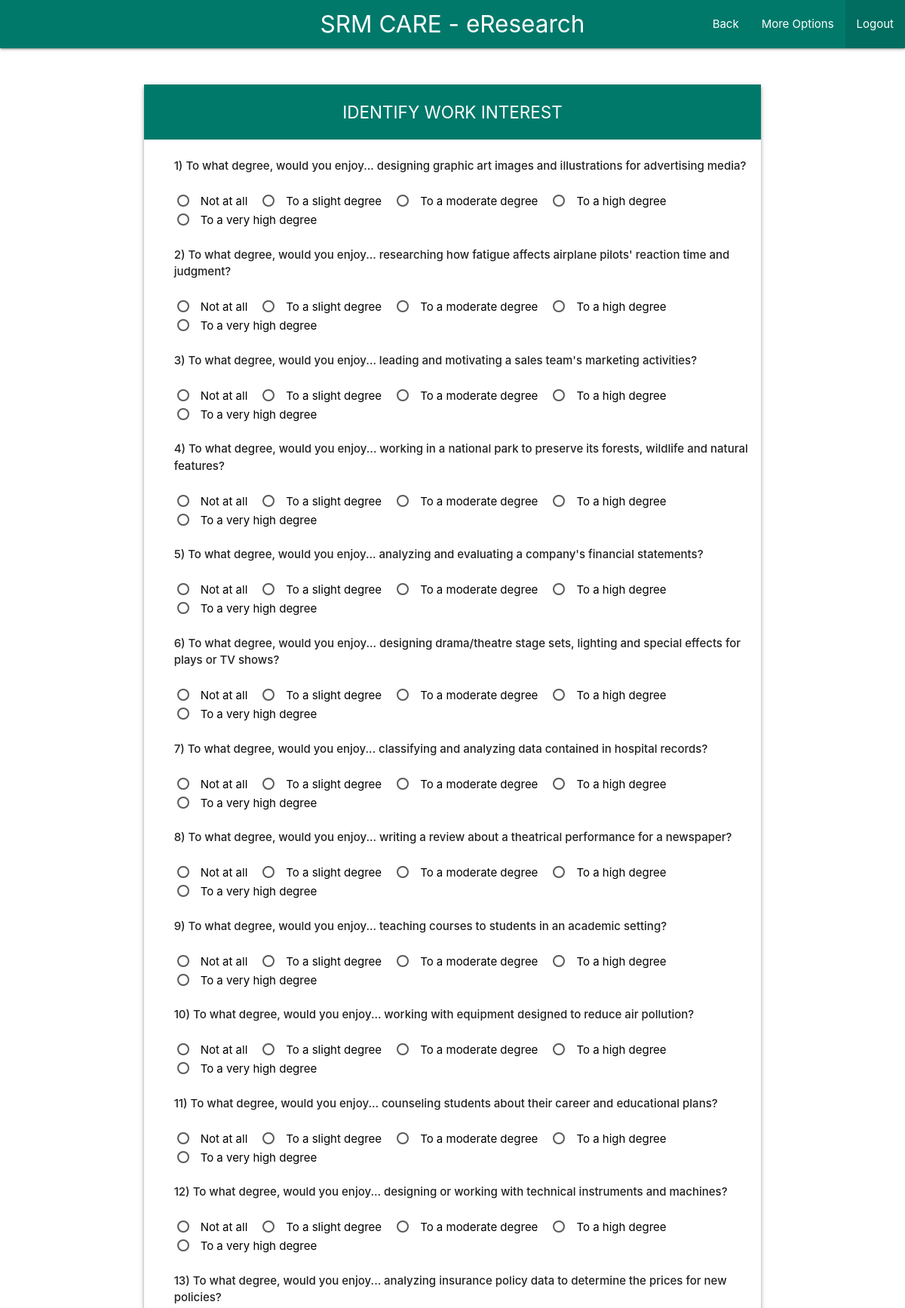
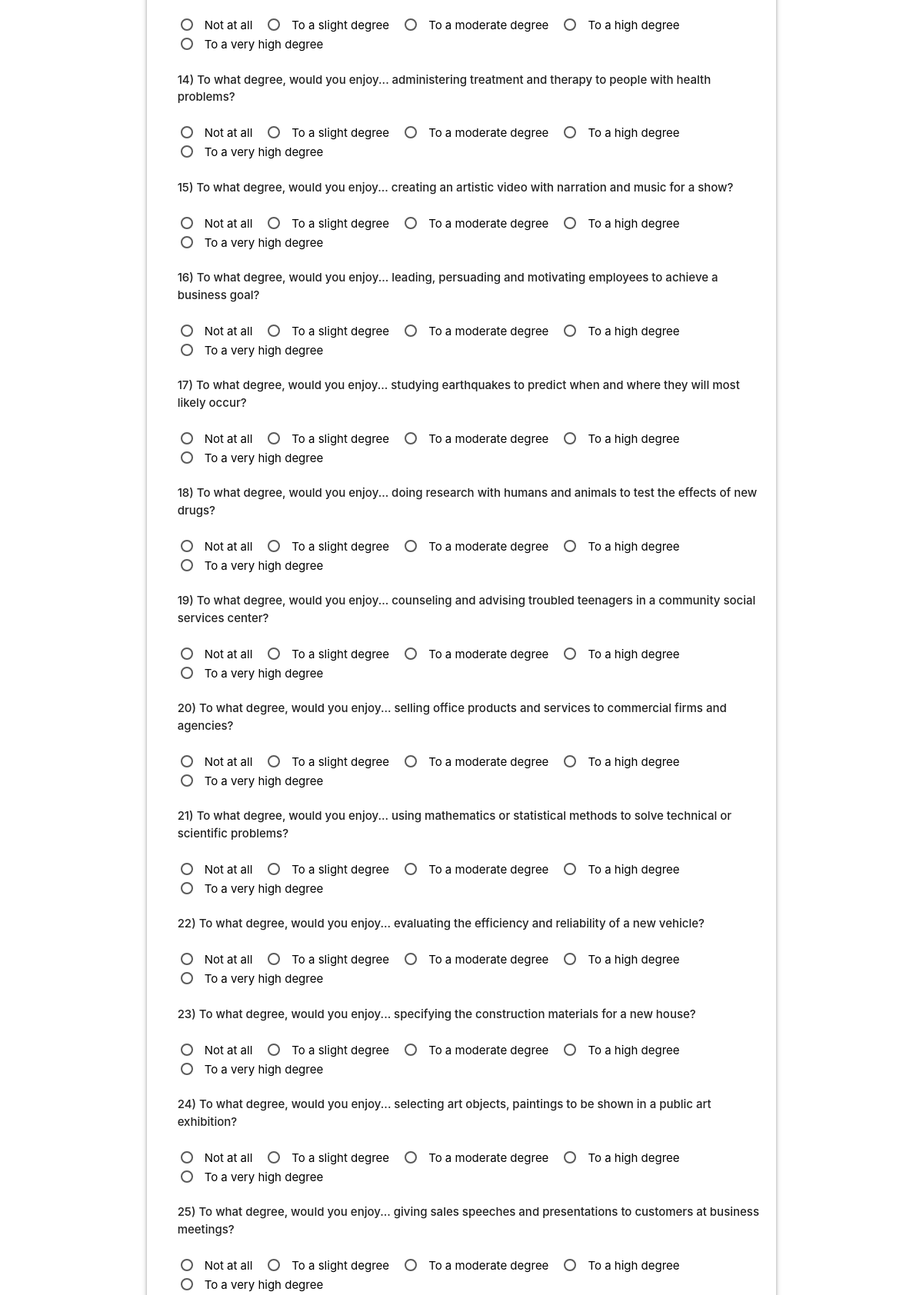
The app's page /login/user/identify/work.php (signed in, upper part) with its own data (2 pictures, top to bottom).
### tables this page shows
CREATE TABLE `work` (
  `id` int(11) NOT NULL,
  `question` text NOT NULL
);

### includes/general.php (called while the page is built, shortened)
<?php
$nav_title="SRM CARE - eResearch";
$color="teal darken-2";
?>

### login/user/identify/work.php (the view, shortened to what this page needs)
<?php
    include_once("../../../includes/config.php");
    include_once("../../../includes/general.php");
?>
<html>
    <head>
      <link type="text/css" rel="stylesheet" href="../../../css/materialize.min.css"  media="screen,projection"/>
      <link href="../../css/material-icons.css" rel="stylesheet">
    </head>
    <body>
 <nav>
    <div class="<?php echo $color; ?> nav-wrapper">
      <a href="#!" class="brand-logo hide-on-small-only center"><?php echo $nav_title; ?></a>
      <ul id="nav-mobile" class="right hide-on-med-and-down">
        <li><a href="index.php">Back</a></li>
        <li><a class="dropdown-trigger" data-target="dropdown1">More Options</a></li>
        <li class="active"><a href="../../../index.php">Logout</a></li>
      </ul>
    </div>
  </nav>
    <div class="container">
      <div class="row">
        <div class="col s12">
          <div class="card z-depth-2">
             <div id="l1" class="login center-align <?php echo $color; ?> white-text">IDENTIFY WORK INTEREST</div>
            <div class="card-content">
                <div class="row work" style="margin-left: 2%;">
                  <?php
                    $sql = "SELECT * FROM work";
                    if($result = mysqli_query($conn, $sql)) {
                      while($row = mysqli_fetch_assoc($result)) {
                        echo "<p><strong>".$row['id'].")&nbsp;".$row['question']."</strong></p>";
                        echo "<br>";
                        echo "
                        <p>
                          <label>
                            <input name='q".$row['id']."' type='radio' value='1'/>
                            <span>Not at all</span>
                          </label>
                          &nbsp;&nbsp;
                          <label>
                            <input name='q".$row['id']."' type='radio' value='2'/>
                            <span>To a slight degree</span>
                          </label>
                          &nbsp;&nbsp;
                          <label>
                            <input name='q".$row['id']."' type='radio' value='3'/>
                            <span>To a moderate degree</span>
                          </label>
                          &nbsp;&nbsp;
                          <label>
                            <input name='q".$row['id']."' type='radio' value='4'/>
                            <span>To a high degree</span>
                          </label>
                          &nbsp;&nbsp;
                          <label>
                            <input name='q".$row['id']."' type='radio' value='5'/>
                            <span>To a very high degree</span>
                          </label>
                        </p>
                        <br>
                        ";
                        }
                    }
                  ?>
                </div>
            </div>
            </div>
          </div>
        </div>
      </div>
    </body>
  </html>

### login/user/identify/work.php (style rules this page uses)
.container { position: relative; top: 5%; }
.login { padding: 20px; font-size: 1.5em; margin-bottom: 0px; }
span { color: black; }

### records on screen
work: id "1", question "To what degree, would you enjoy... designing graphic art images and illustrations for advertising media?"
work: id "2", question "To what degree, would you enjoy... researching how fatigue affects airplane pilots' reaction time and judgment?"
work: id "3", question "To what degree, would you enjoy... leading and motivating a sales team's marketing activities?"
work: id "4", question "To what degree, would you enjoy... working in a national park to preserve its forests, wildlife and natural features?"
work: id "5", question "To what degree, would you enjoy... analyzing and evaluating a company's financial statements?"
work: id "6", question "To what degree, would you enjoy... designing drama/theatre stage sets, lighting and special effects for plays or TV shows?"
work: id "7", question "To what degree, would you enjoy... classifying and analyzing data contained in hospital records?"
work: id "8", question "To what degree, would you enjoy... writing a review about a theatrical performance for a newspaper?"
work: id "9", question "To what degree, would you enjoy... teaching courses to students in an academic setting?"
work: id "10", question "To what degree, would you enjoy... working with equipment designed to reduce air pollution?"
work: id "11", question "To what degree, would you enjoy... counseling students about their career and educational plans?"
work: id "12", question "To what degree, would you enjoy... designing or working with technical instruments and machines?"
work: id "13", question "To what degree, would you enjoy... analyzing insurance policy data to determine the prices for new policies?"
work: id "14", question "To what degree, would you enjoy... administering treatment and therapy to people with health problems?"
work: id "15", question "To what degree, would you enjoy... creating an artistic video with narration and music for a show?"
work: id "16", question "To what degree, would you enjoy... leading, persuading and motivating employees to achieve a business goal?"
work: id "17", question "To what degree, would you enjoy... studying earthquakes to predict when and where they will most likely occur?"
work: id "18", question "To what degree, would you enjoy... doing research with humans and animals to test the effects of new drugs?"
work: id "19", question "To what degree, would you enjoy... counseling and advising troubled teenagers in a community social services center?"
work: id "20", question "To what degree, would you enjoy... selling office products and services to commercial firms and agencies?"
work: id "21", question "To what degree, would you enjoy... using mathematics or statistical methods to solve technical or scientific problems?"
work: id "22", question "To what degree, would you enjoy... evaluating the efficiency and reliability of a new vehicle?"
work: id "23", question "To what degree, would you enjoy... specifying the construction materials for a new house?"
work: id "24", question "To what degree, would you enjoy... selecting art objects, paintings to be shown in a public art exhibition?"
work: id "25", question "To what degree, would you enjoy... giving sales speeches and presentations to customers at business meetings?"

### other values on screen
$nav_title "SRM CARE - eResearch"
